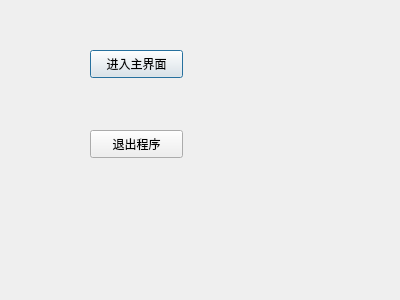
<?xml version="1.0" encoding="UTF-8"?>
<ui version="4.0">
 <class>MyDialog</class>
 <widget class="QDialog" name="MyDialog">
  <property name="geometry">
   <rect>
    <x>0</x>
    <y>0</y>
    <width>400</width>
    <height>300</height>
   </rect>
  </property>
  <property name="windowTitle">
   <string>Dialog</string>
  </property>
  <widget class="QPushButton" name="pushButton">
   <property name="geometry">
    <rect>
     <x>90</x>
     <y>50</y>
     <width>93</width>
     <height>28</height>
    </rect>
   </property>
   <property name="text">
    <string>进入主界面</string>
   </property>
  </widget>
  <widget class="QPushButton" name="pushButton_2">
   <property name="geometry">
    <rect>
     <x>90</x>
     <y>130</y>
     <width>93</width>
     <height>28</height>
    </rect>
   </property>
   <property name="text">
    <string>退出程序</string>
   </property>
  </widget>
 </widget>
 <resources/>
 <connections>
  <connection>
   <sender>pushButton_2</sender>
   <signal>clicked()</signal>
   <receiver>MyDialog</receiver>
   <slot>close()</slot>
   <hints>
    <hint type="sourcelabel">
     <x>134</x>
     <y>140</y>
    </hint>
    <hint type="destinationlabel">
     <x>246</x>
     <y>204</y>
    </hint>
   </hints>
  </connection>
 </connections>
</ui>
